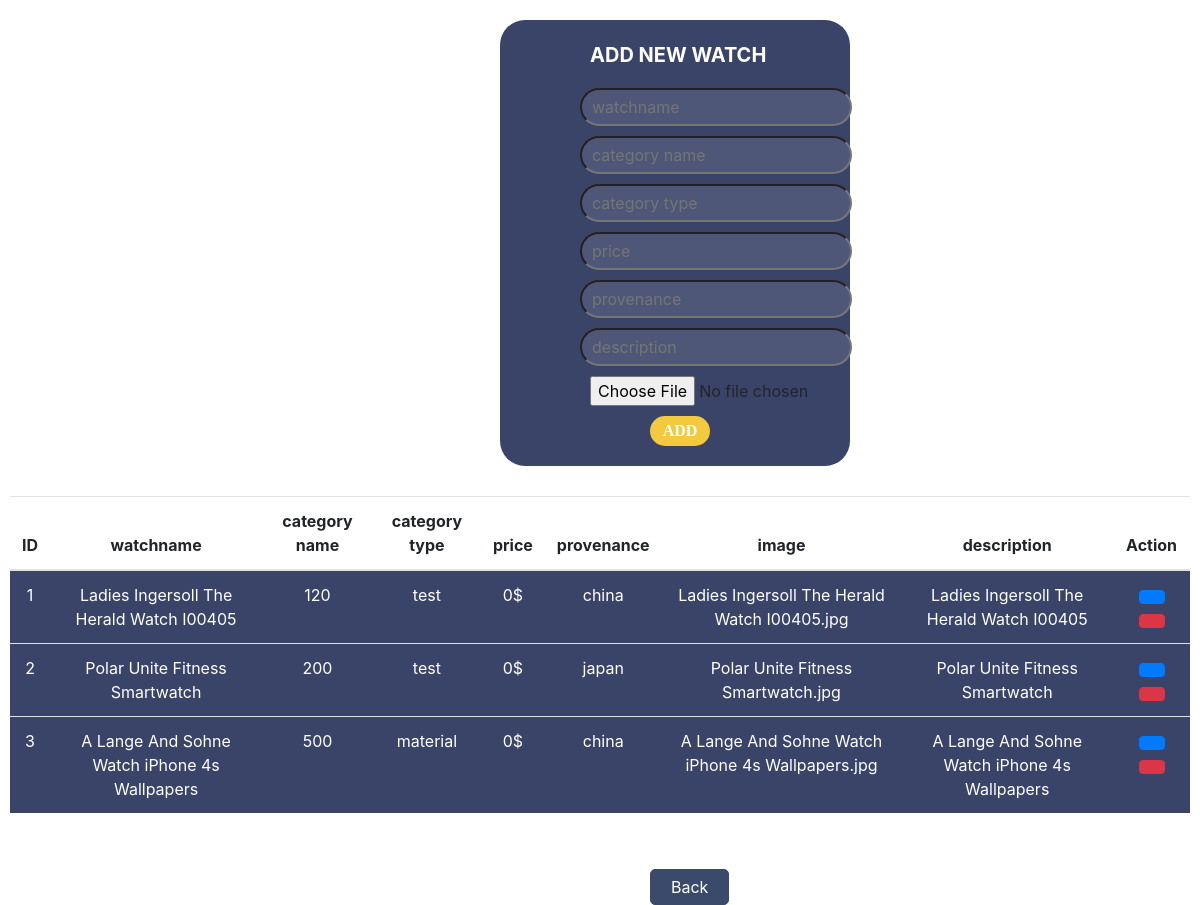
The page /add-watche.php on the database its author committed.
### tables this page shows
CREATE TABLE `watches` (
  `ID` int(11) NOT NULL,
  `watchname` varchar(250) NOT NULL,
  `category_type` varchar(250) NOT NULL,
  `category_name` varchar(250) NOT NULL,
  `price` int(250) NOT NULL,
  `provenance` varchar(250) NOT NULL,
  `description` text NOT NULL,
  `image` varchar(250) NOT NULL
);

### add-watche.php (the view, shortened to what this page needs)
<?php require("con_db.php");
?>
<!DOCTYPE html>
<html lang="en">
<head>
  <link href="css/add-watch.css" rel="stylesheet" />
  <link href="css/bootstrap.css" rel="stylesheet" />
</head>
<body>
  <section>
    <div class="addwatch">
      <label class="tab">Add New Watch</label>
      <form class="form" action="<?php htmlspecialchars($_SERVER['PHP_SELF']) ?>" method="POST" enctype="multipart/form-data">
        <input class="input" type="text" name="w_name" placeholder="watchname" value="<?php if (isset($rowe)) echo $rowe['watchname']; ?>" required>
        <input class="input" type="text" name="category_name" placeholder="category name" value="<?php if (isset($rowe)) echo $rowe['category_name']; ?>" required>
        <input class="input" type="text" name="category_type" placeholder="category type" value="<?php if (isset($rowe)) echo $rowe['category_type']; ?>" required>
        <input class="input" type="text" name="price" placeholder="price" value="<?php if (isset($rowe)) echo $rowe['price']; ?>" required>
        <input class="input" type="text" name="provenance" placeholder="provenance" value="<?php if (isset($rowe)) echo $rowe['provenance']; ?>" required>
        <input class="input" type="text" name="description" placeholder="description" value="<?php if (isset($rowe)) echo $rowe['description']; ?>" required>
        <input class="image" type="file" name="w_image" value="" required>
        <button type="submit" name="submit" class="button">Add</button>
      </form>
    </div>
    <div class="table-style">
        <table class="table">
          <thead>
            <tr class="head-row-style">
              <th class="hrs">ID</th>
              <th class="hrs">watchname</th>
              <th class="hrs">category name</th>
              <th class="hrs">category type</th>
              <th class="hrs">price</th>
              <th class="hrs">provenance</th>
              <th class="hrs">image</th>
              <th class="hrs">description</th>
              <th class="hrs">Action</th>
            </tr>
          </thead>
          <tbody>
            <?php
            $sql = "select * from watches order by id desc";
            $statement = $connection->prepare($sql);
            $statement->execute();
            $i = 1;
            foreach ($statement->fetchall() as $row) {
              $id = $row['ID'];
              echo "<tr class='body-row-style'>";
              echo "<td >" . $i . "</td>";
              echo "<td >" . $row['watchname'] . "</td>";
              echo "<td >" . $row['category_name'] . "</td>";
              echo "<td >" . $row['category_type'] . "</td>";
              echo "<td >" . $row['price'] . '$' . "</td>";
              echo "<td >" . $row['provenance'] . "</td>";
              echo "<td >" . $row['image'] . "</td>";
              echo "<td >" . $row['description'] . "</td>";
              echo "<td >";
              echo "<a title='CLick to Edit' class='btn btn-primary' href='?action=edit&id=$id'></a> ";
              echo "<a title='Click to delete' onclick=\"return confirm('Are you sure ?')\" class='btn btn-danger' href='?action=delete&id=$id'></a>";
              echo "</td>";
              echo "</tr>";
              $i++;
            }
            ?>
          </tbody>
        </table>
    </div>
    <div class="back">
      <a href="dashboard.php">Back</a>
    </div>
  </section>
</body>
</html>

### css/add-watch.css (style rules this page uses)
.addwatch { width:350px; padding:20px 70px 20px 30px; background-color: #3a4468; border-radius: 25px; margin-top: 20px; margin-left: 500px; }
.tab { color: white; margin-left: 60px; text-transform:uppercase; font-weight: bold; font-size: 20px; }
.input { margin-left: 50px; margin-top: 10px; background:rgba(255,255,255,.1); border-radius:25px; padding:5px 10px; }
.button { margin-left: 120px; margin-top: 10px; font-family: 'Poppins'; font-weight: bold; text-transform:uppercase; border:none; border-radius:25px; width:60px; height: 30px; background-color:#f3c93e; color: white; }
.image { margin-left: 60px; margin-top: 10px; }
.table-style { padding: 10px; }
.table { margin-top: 20px; text-align: center; }
.table-style .body-row-style { background-color: #3a4468; text-align: center; color: white; }
.back a { display: inline-block; background-color: #3b4a6b; padding: 5px 20px; color: #ffffff; border-radius: 5px; -webkit-transition: all 0.3s; transition: all 0.3s; border: 1px solid #3b4a6b; margin-left: 650px; margin-top: 30px; text-decoration: none; }

### rows shown on the page
watches: watchname "Ladies Ingersoll The Herald Watch I00405", category_name "120", category_type "test", price "0", provenance "china", image "Ladies Ingersoll The Herald Watch I00405.jpg", description "Ladies Ingersoll The Herald Watch I00405"
watches: watchname "Polar Unite Fitness Smartwatch", category_name "200", category_type "test", price "0", provenance "japan", image "Polar Unite Fitness Smartwatch.jpg", description "Polar Unite Fitness Smartwatch"
watches: watchname "A Lange And Sohne Watch iPhone 4s Wallpapers", category_name "500", category_type "material", price "0", provenance "china", image "A Lange And Sohne Watch iPhone 4s Wallpapers.jpg", description "A Lange And Sohne Watch iPhone 4s Wallpapers"
